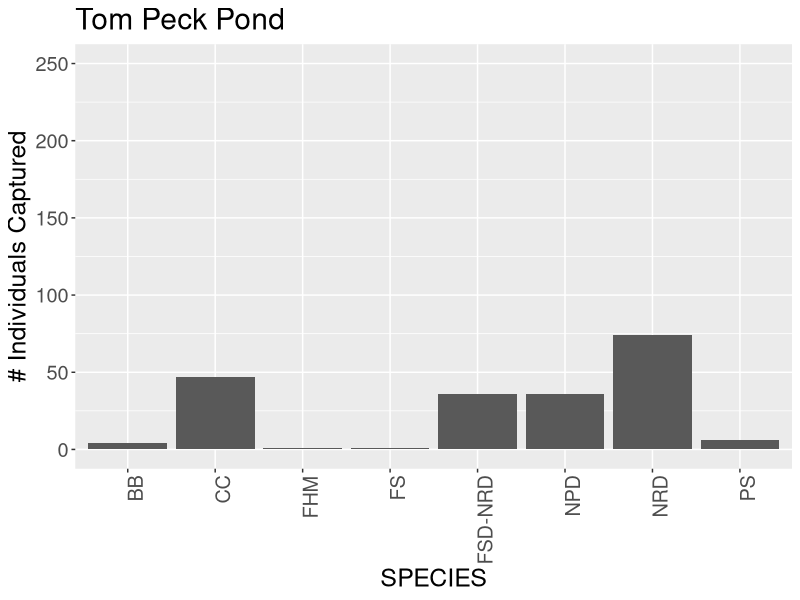
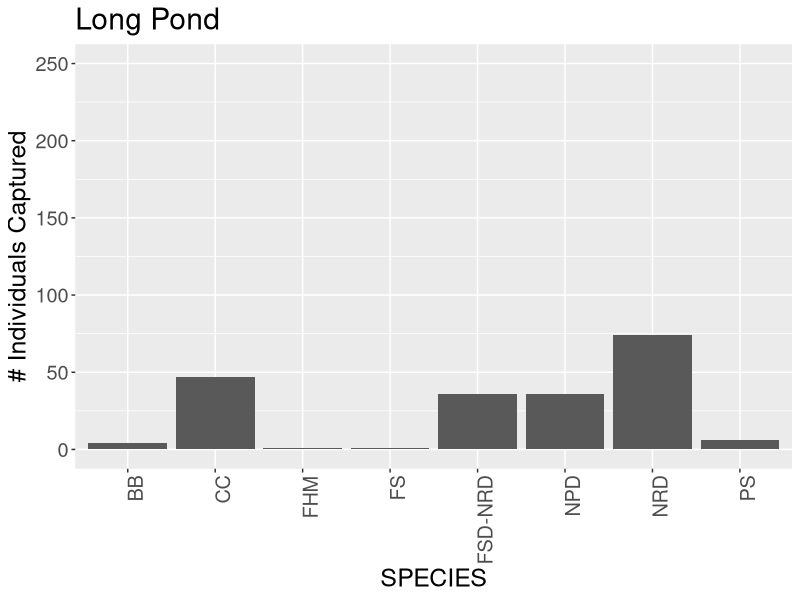
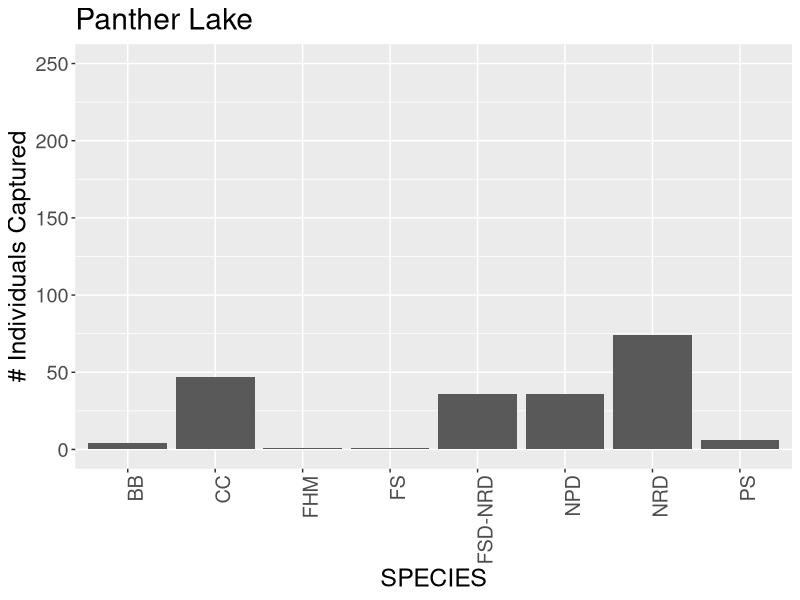
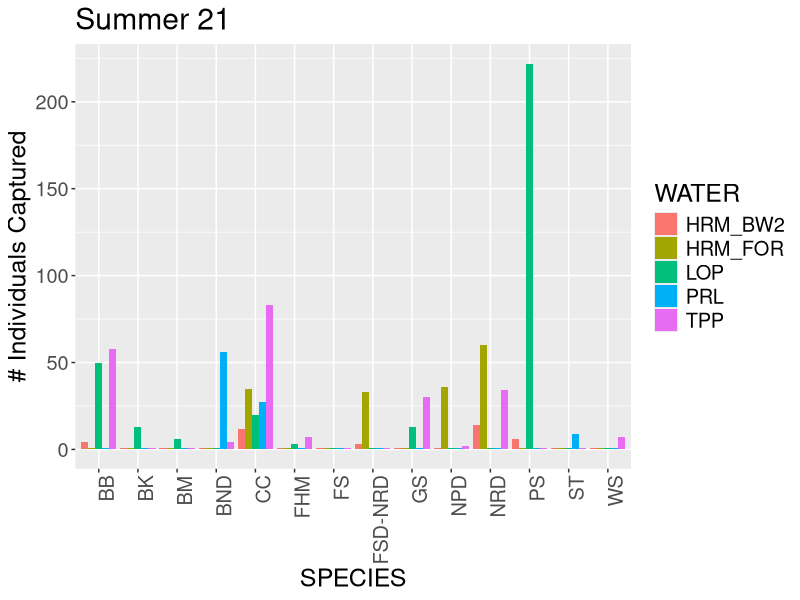
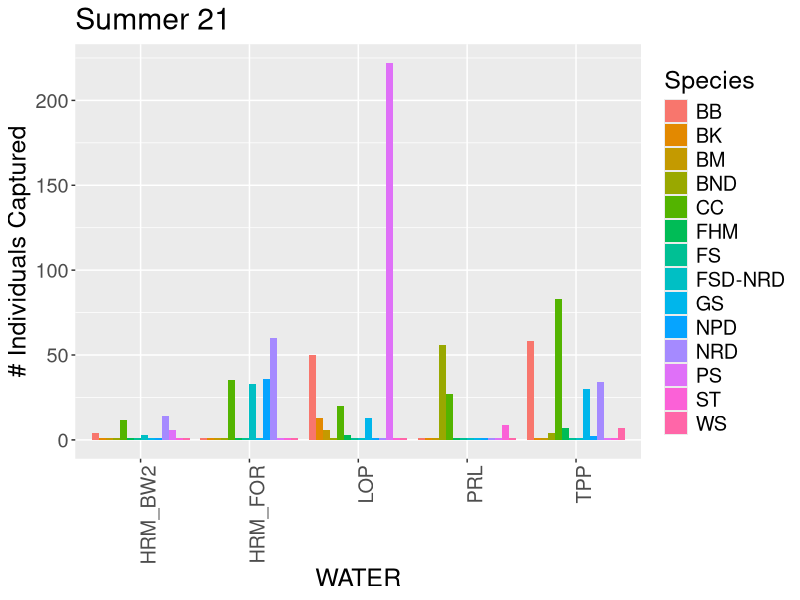

Reproduce these figures in R, in order. (Note: this script raises an error after producing the figures.)
# Communities for Summer 2021
# Defining Data Sheets ----- 
library(dplyr)
library(tidyr)
library(tidyverse)
library(ggplot2)

fish = read.csv("MA2276_Code/Data/2021_Measurement.csv")
sample = read.csv("MA2276_Code/Data/2021_Sample.csv")
#sites = read.csv("SITES.csv")

# Join/Filter ---------
# Join/Filter ---------
all_data = left_join(fish, sample, by = "YSAMP_N") %>% 
   
  filter(WATER %in% c("TPP","LOP","HRM_FOR","PRL","HRM_BW2"),
         ### single out or remove specific species
         (SPECIES != "NF" & SPECIES != ""),
         SPECIES != "PAINTED TURTLE",
         SPECIES != "NEWT", 
         SPECIES != "CRAY", 
         SPECIES != "TADPOLE", 
         SPECIES != "BELLISTOMADID ", 
         SPECIES != "DRAGONFLY", 
         SPECIES != "LEECH", 
         SPECIES != "MOLE SALAMANDER LARVAE", 
         SPECIES != "ODONATA") %>%
  select(YSAMP_N, SPECIES, LENGTH, DATE_COL, SITE_N) %>%
  separate(DATE_COL, into = c("MONTH","DAY","YEAR"), sep = "/") %>%
  filter(MONTH ==9)

TPP = all_data %>%
  group_by(SPECIES, MONTH) %>%
  count()
TPP %>% ggplot(aes(x = SPECIES, y = n)) +
  geom_bar(stat="identity", position=position_dodge()) + 
  theme(axis.text.x=element_text(angle=90,hjust=1),
        text = element_text(size=18)) + 
  ggtitle("Tom Peck Pond") + 
  ylab("# Individuals Captured")+
  ylim(0,250)



LOP = all_data %>%
  group_by(SPECIES, MONTH) %>%
  count()
LOP%>% ggplot(aes(x = SPECIES, y =n)) +
  geom_bar(stat="identity", position=position_dodge()) + 
  theme(axis.text.x=element_text(angle=90,hjust=1),
        text = element_text(size=18)) + 
  ggtitle("Long Pond")+ 
  ylab("# Individuals Captured")+
  ylim(0,250)



PRL = all_data %>%
  group_by(SPECIES, MONTH) %>%
  count()
PRL %>% ggplot(aes(x = SPECIES, y = n)) +
  geom_bar(stat="identity", position=position_dodge()) + 
  theme(axis.text.x=element_text(angle=90,hjust=1),
        text = element_text(size=18)) + 
  ggtitle("Panther Lake")+ 
  ylab("# Individuals Captured") +
  ylim(0,250)



all_data = left_join(fish, sample, by = "YSAMP_N") %>% 
  filter(WATER %in% c("TPP","LOP","HRM_FOR","PRL","HRM_BW2"),
         (SPECIES != "NF" & SPECIES != ""),
         SPECIES != "PAINTED TURTLE",
         SPECIES != "NEWT", 
         SPECIES != "CRAY", 
         SPECIES != "TADPOLE", 
         SPECIES != "BELLISTOMADID ", 
         SPECIES != "DRAGONFLY", 
         SPECIES != "LEECH", 
         SPECIES != "MOLE SALAMANDER LARVAE", 
         SPECIES != "ODONATA", 
         WATER != "COM") %>%
  select(YSAMP_N, SPECIES, LENGTH, DATE_COL, WATER) %>%
  separate(DATE_COL, into = c("MONTH","DAY","YEAR"), sep = "/") %>%
  filter(MONTH %in% c(8,9)) %>% as.data.frame() %>%
  complete(SPECIES, WATER) %>% 
  replace_na(list(CPUE_seconds = 0, n = 0))
  

all = all_data %>%
  group_by(SPECIES,WATER) %>%
  count()

all %>% ggplot(aes(x = SPECIES, y = n, fill = WATER)) +
  geom_bar(stat="identity", position=position_dodge()) + 
  theme(axis.text.x=element_text(angle=90,hjust=1),
        text = element_text(size=18)) + 
  ggtitle("Summer 21")+ 
  ylab("# Individuals Captured")

all %>% ggplot(aes(x = WATER, y = n, fill = SPECIES)) +
  geom_bar(stat="identity", position=position_dodge()) + 
  theme(axis.text.x=element_text(angle=90,hjust=1),
        text = element_text(size=18)) + 
  ggtitle("Summer 21")+ 
  ylab("# Individuals Captured") + 
  labs(fill = "Species")



HRM = all_data %>%
  group_by(SPECIES, SITE_N) %>%
  count() %>% as.data.frame() %>%
  complete(SPECIES, SITE_N) %>% 
  replace_na(list(CPUE_seconds = 0, n = 0))

HRM %>% ggplot(aes(x = SPECIES, y = n, fill = SITE_N)) +
  geom_bar(stat="identity", position=position_dodge()) + 
  theme(axis.text.x=element_text(angle=90,hjust=1),
        text = element_text(size=18)) + 
  ggtitle("Heron Marsh")+ 
  ylab("# Individuals Captured") + 
  labs(fill = 'Site') + 
  xlab("Species")

HRM %>% ggplot(aes(y = n, x = SITE_N, fill = SPECIES)) +
  geom_bar(stat="identity", position=position_dodge()) + 
  theme(axis.text.x=element_text(angle=90,hjust=1),
        text = element_text(size=18)) + 
  ggtitle("Heron Marsh")+ 
  ylab("# Individuals Captured") + 
  labs(fill = 'Site') + 
  xlab("Species")
